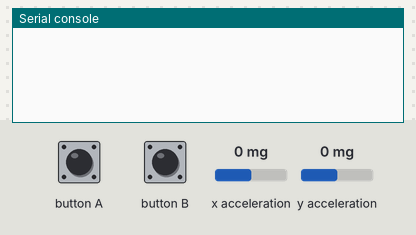
Recording of a program running on a simulated BBC micro:bit running MicroPython. On the bench: the last lines printed to the serial console. The inputs (shaded band) are chosen by the test bench; at power-on: x acceleration 0 mg, y acceleration 0 mg.

Above: at 1.2 s.
1.3 s: x acceleration set to -1440 mg
At 2.0 s:
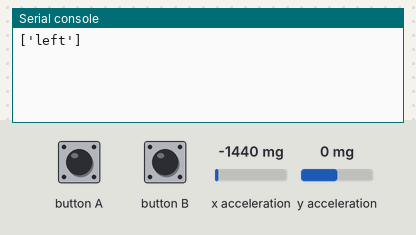
2.8 s: button A pressed for 0.15 s
At 4.0 s:
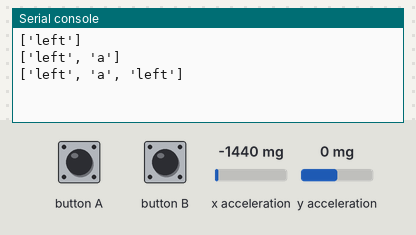
4.4 s: button B pressed for 0.15 s
At 5.6 s:
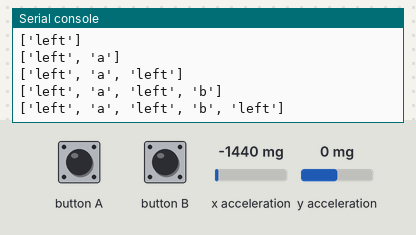
6.0 s: y acceleration set to -1440 mg
At 6.7 s:
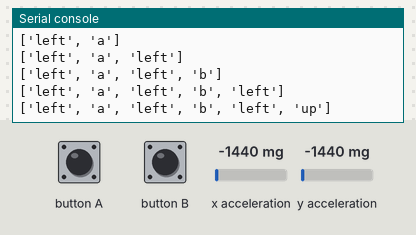
7.5 s: button A pressed for 1 s
At 7.9 s:
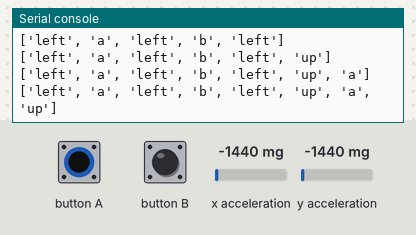
10.0 s: button B pressed for 1 s
At 11.0 s:
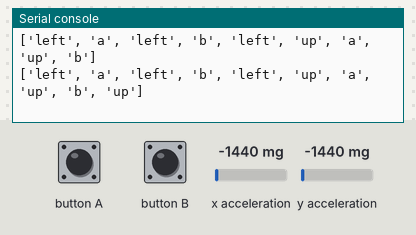

The program:

konami.py
```python
import microbit

actions = []
current_action = ""

def get_konami_action(sensitivity_amount):
    """Returns a single action that has occured on the Micro:bit, either a button a or b, then a tilt
    value of right, left, up or down. The sensitivity_amount affects all the tilt options."""
    x_tilt = microbit.accelerometer.get_x()
    y_tilt = microbit.accelerometer.get_y()

    if microbit.button_a.was_pressed():
        return "a"

    elif microbit.button_b.was_pressed():
        return "b"

    # if tilted more on one axis, use that axis to determine the 'direction' of the tilt
    elif abs(x_tilt) > abs(y_tilt):
        # use x axis
        if x_tilt > sensitivity_amount:
            return "right"

        elif x_tilt < -1 * sensitivity_amount:
            return "left"

    else:
        # use y axis
        if y_tilt > sensitivity_amount:
            return "down"

        elif y_tilt < -1 * sensitivity_amount:
            return "up"

def konami_code(action_list):
    """Look for the pattern up, up, down, down, left, left, right, right, b, a at the end of a list.
    Return True if the pattern is found, False if it is not."""

    if len(action_list) < 10:
        return False
    else:
        return (action_list[-1] == "a" and action_list[-2] == "b" and
                action_list[-3] == "right" and action_list[-4] == "right" and
                action_list[-5] == "left" and action_list[-6] == "left" and
                action_list[-7] == "down" and action_list[-8] == "down" and
                action_list[-9] == "up" and action_list[-10] == "up")


while True:
    # remember what the action was last time through the loop
    last_action = current_action
    current_action = get_konami_action(700)

    # is this a "new" action?
    if current_action != last_action and current_action != None:
        actions.append(current_action)
        print(actions)

    if konami_code(actions):
        break

print("Easter egg time!!!")
```

Measured:
- after the input at 1.3 s, the serial console: prints a new line at once (image 1)
- after the input at 2.8 s, the serial console: prints a new line at once (image 2)
- after the input at 4.4 s, the serial console: prints a new line at once (image 3)
- after the input at 6.0 s, the serial console: prints a new line at once (image 4)
- after the input at 7.5 s, the serial console: prints a new line at once (image 5)
- after the input at 10.0 s, the serial console: prints a new line at once (image 6)
